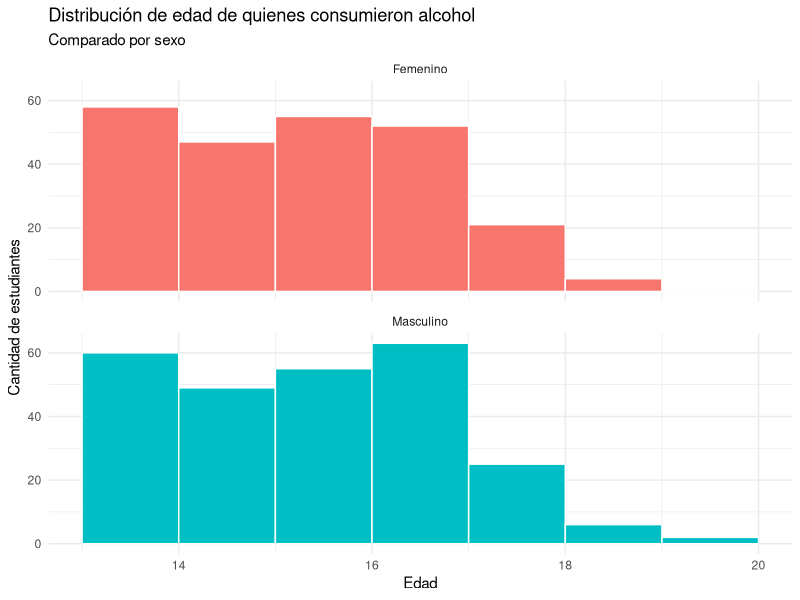
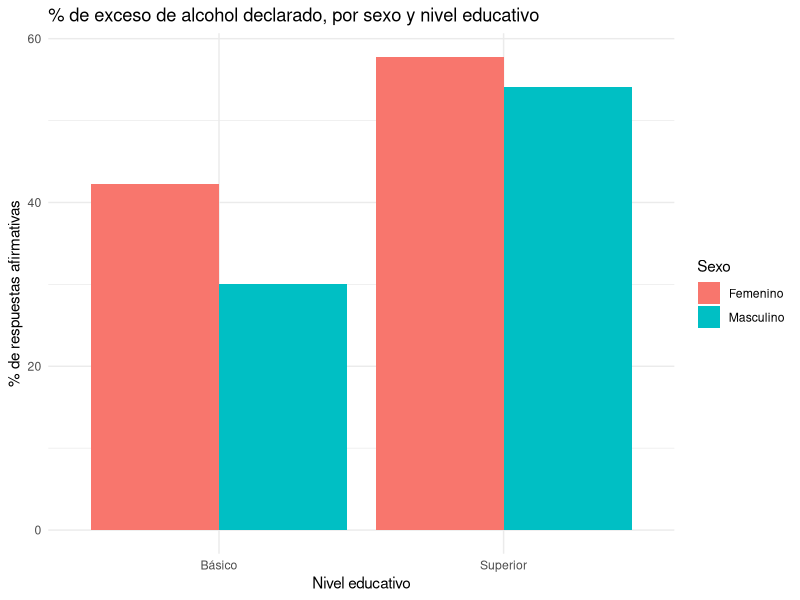
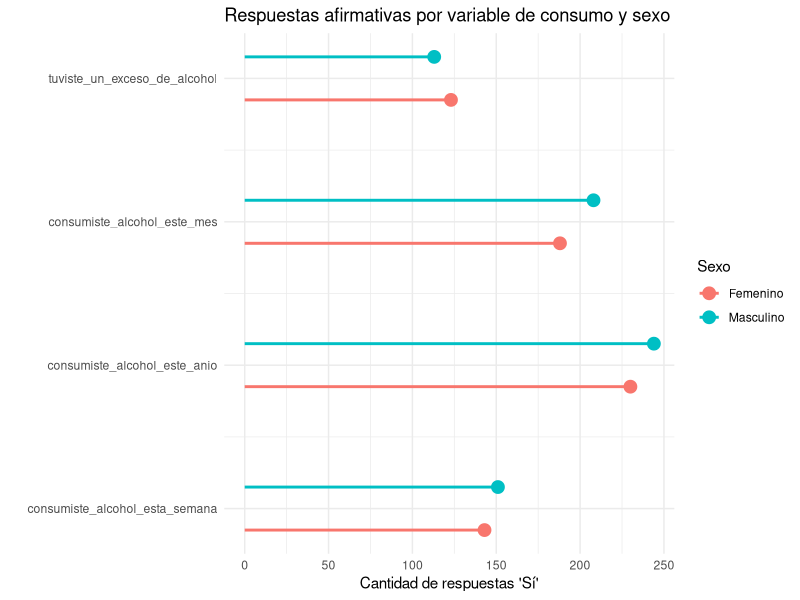
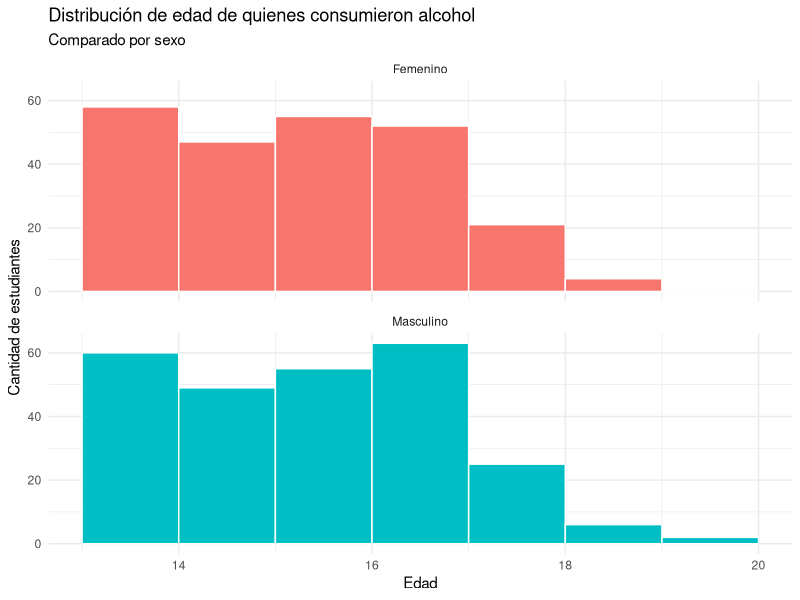
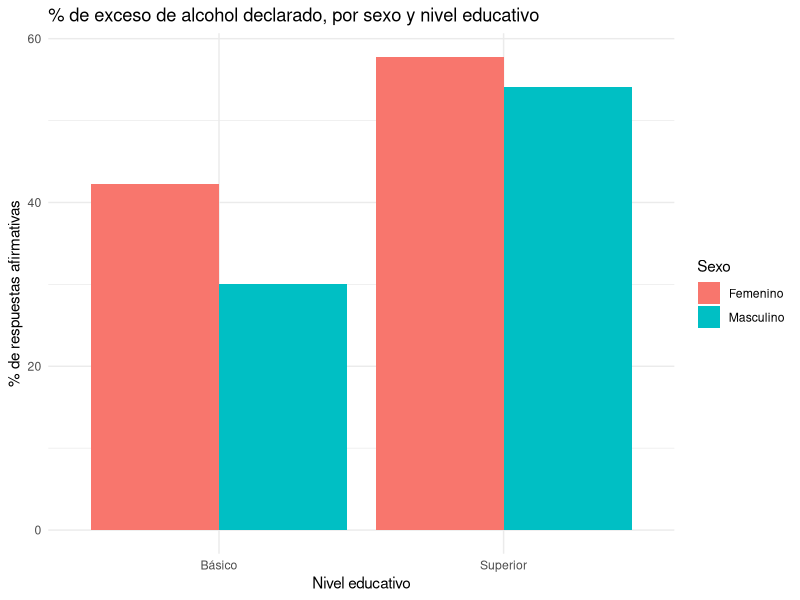
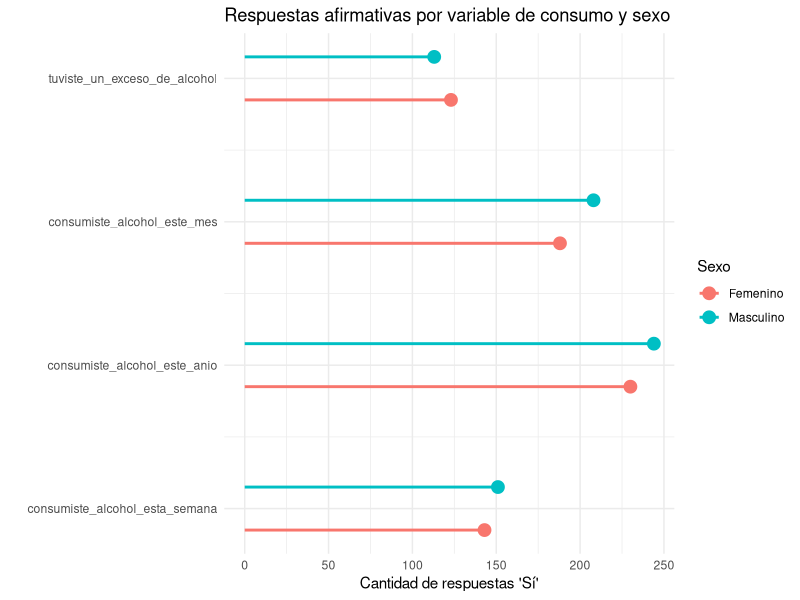

Source code (R) for these figures, in order:
# Ejercicio 2
# =============================================================

library(tidyverse)


# 0.a Ubicar automáticamente la carpeta donde está este script
#     y trabajar ahí (así el CSV se encuentra sin importar en
#     qué compu o carpeta esté guardado el proyecto).
#     Funciona al correr el script con "Source"
# -------------------------------------------------------------
if (requireNamespace("rstudioapi", quietly = TRUE) && rstudioapi::isAvailable()) {
  ruta_script <- rstudioapi::getSourceEditorContext()$path
  if (nzchar(ruta_script)) setwd(dirname(ruta_script))
}

if (!file.exists("encuesta.csv")) {
  stop(
    "No se encontró 'encuesta.csv' en la carpeta: ", getwd(), "\n",
    "Asegurate de que el archivo encuesta.csv esté en la MISMA carpeta ",
    "que este script."
  )
}


# 0.b Carga de datos
#    (el archivo tiene columnas repetidas de nombre "Hora",
#     "Comida", "Bebida" -> se renombran automáticamente con
#     un sufijo numérico; no afecta a las columnas que usamos)
# -------------------------------------------------------------
datos_completos <- suppressMessages(
  read_delim("encuesta.csv", delim = ";", show_col_types = FALSE)
)


# 1. Selección de columnas 8 a 11 y 47 a 51
#    Columnas 8-11:  Año, Curso, Sexo, Edad
#    Columnas 47-51: consumiste_alcohol, consumiste_alcohol_este_anio,
#                     consumiste_alcohol_este_mes,
#                     consumiste_alcohol_esta_semana,
#                     tuviste_un_exceso_de_alcohol
# =============================================================
datos_sel <- datos_completos %>% select(8:11, 47:51)

# Como tibble
tibble_datos <- as_tibble(datos_sel)
tibble_datos

# Como data.frame
df_datos <- as.data.frame(datos_sel)
df_datos

# Diferencias principales al imprimirlos:
# - El tibble muestra solo las primeras 10 filas y el tipo de
#   cada columna (<dbl>, <chr>), y trunca columnas si no entran
#   en el ancho de pantalla.
# - El data.frame imprime TODAS las filas y no informa el tipo
#   de dato de cada columna en el encabezado.
# (En cuanto al contenido, ambas estructuras guardan los mismos
#  datos; lo que cambia es cómo los presentan e imprimen.)


# 2. Consumo de alcohol: filtro, porcentaje total y por sexo
# =============================================================
alcohol_si <- datos_sel %>% filter(consumiste_alcohol == "Sí")

pct_total_alcohol <- nrow(alcohol_si) / nrow(datos_sel) * 100
pct_total_alcohol

alcohol_por_sexo <- alcohol_si %>%
  count(Sexo, name = "frecuencia_absoluta") %>%
  mutate(frecuencia_relativa = frecuencia_absoluta / sum(frecuencia_absoluta) * 100)

alcohol_por_sexo


# 3. Histograma de edad para quienes consumieron alcohol,
#    comparado por sexo
# =============================================================
graf_edad <- alcohol_si %>%
  filter(!is.na(Sexo)) %>%
  ggplot(aes(x = Edad, fill = Sexo)) +
  geom_histogram(binwidth = 1, color = "white", boundary = 0) +
  facet_wrap(~Sexo, ncol = 1) +
  labs(
    title = "Distribución de edad de quienes consumieron alcohol",
    subtitle = "Comparado por sexo",
    x = "Edad", y = "Cantidad de estudiantes"
  ) +
  theme_minimal() +
  theme(legend.position = "none")

graf_edad
ggsave("grafico_histograma_edad.png", graf_edad, width = 7, height = 6, dpi = 150)


# 4. Exceso de consumo de alcohol
# =============================================================

# Porcentaje total de respuestas afirmativas
pct_exceso_total <- sum(datos_sel$tuviste_un_exceso_de_alcohol == "Sí", na.rm = TRUE) /
  nrow(datos_sel) * 100
pct_exceso_total

# -------------------------------------------------------------
# I) Nueva columna Nivel: Básico (1°-3°) / Superior (4°-6°)
# -------------------------------------------------------------
datos_sel <- datos_sel %>%
  mutate(
    Nivel = case_when(
      Año %in% c(1, 2, 3) ~ "Básico",
      Año %in% c(4, 5, 6) ~ "Superior",
      TRUE ~ NA_character_
    )
  )

# -------------------------------------------------------------
# II) Porcentaje de respuesta afirmativa por sexo y nivel
# -------------------------------------------------------------
resumen_exceso_nivel <- datos_sel %>%
  filter(!is.na(Sexo), !is.na(Nivel)) %>%
  group_by(Sexo, Nivel) %>%
  summarise(
    total = n(),
    afirmativos = sum(tuviste_un_exceso_de_alcohol == "Sí", na.rm = TRUE),
    porcentaje = afirmativos / total * 100,
    .groups = "drop"
  )

resumen_exceso_nivel

# -------------------------------------------------------------
# III) Gráfico de barras
# -------------------------------------------------------------
graf_exceso_nivel <- resumen_exceso_nivel %>%
  ggplot(aes(x = Nivel, y = porcentaje, fill = Sexo)) +
  geom_col(position = "dodge") +
  labs(
    title = "% de exceso de alcohol declarado, por sexo y nivel educativo",
    x = "Nivel educativo", y = "% de respuestas afirmativas",
    fill = "Sexo"
  ) +
  theme_minimal()

graf_exceso_nivel
ggsave("grafico_exceso_nivel.png", graf_exceso_nivel, width = 7, height = 5, dpi = 150)


# 5. Respuestas afirmativas por sexo para las demás variables
#    de consumo
# =============================================================
vars_consumo <- c(
  "consumiste_alcohol_este_anio",
  "consumiste_alcohol_este_mes",
  "consumiste_alcohol_esta_semana",
  "tuviste_un_exceso_de_alcohol"
)

resumen_consumo <- datos_sel %>%
  filter(!is.na(Sexo)) %>%
  select(Sexo, all_of(vars_consumo)) %>%
  pivot_longer(
    cols = all_of(vars_consumo),
    names_to = "variable",
    values_to = "respuesta"
  ) %>%
  filter(respuesta == "Sí") %>%
  count(variable, Sexo, name = "frecuencia")

resumen_consumo


# 6. Gráfico Lollipop de los resultados del punto 5
# =============================================================

lollipop_datos <- resumen_consumo %>%
  mutate(
    pos_base = as.numeric(factor(variable)),
    desplazamiento = if_else(Sexo == "Femenino", -0.15, 0.15),
    pos = pos_base + desplazamiento
  )

etiquetas_variable <- levels(factor(lollipop_datos$variable))

graf_lollipop <- lollipop_datos %>%
  ggplot(aes(x = pos, y = frecuencia, color = Sexo)) +
  geom_segment(aes(x = pos, xend = pos, y = 0, yend = frecuencia), linewidth = 1) +
  geom_point(size = 4) +
  scale_x_continuous(breaks = seq_along(etiquetas_variable), labels = etiquetas_variable) +
  coord_flip() +
  labs(
    title = "Respuestas afirmativas por variable de consumo y sexo",
    x = "", y = "Cantidad de respuestas 'Sí'",
    color = "Sexo"
  ) +
  theme_minimal()

graf_lollipop
ggsave("grafico_lollipop.png", graf_lollipop, width = 8, height = 5, dpi = 150)
